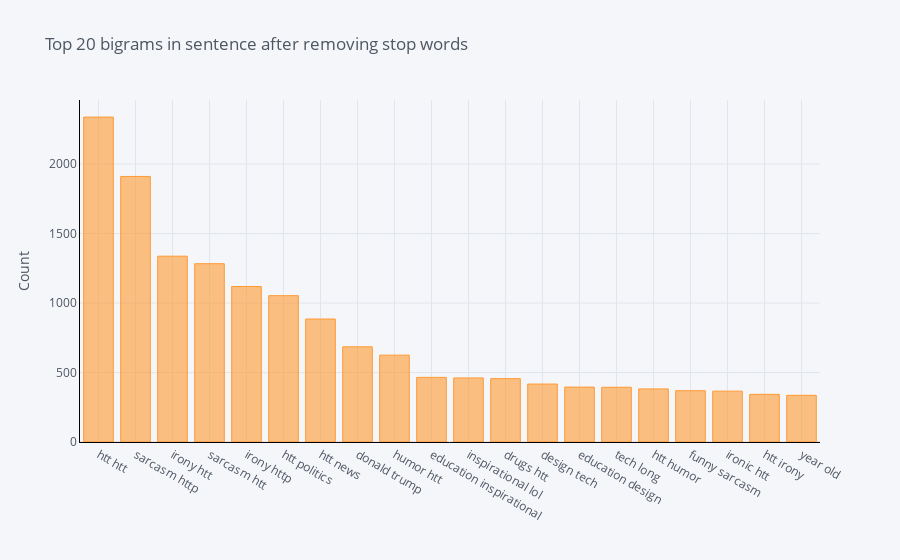

Notebook source saved alongside this figure:
### Code cell
def get_top_n_bigram(corpus, n=None):
    vec = CountVectorizer(ngram_range=(2, 2), stop_words='english').fit(corpus.values.astype('U'))
    bag_of_words = vec.transform(corpus.values.astype('U'))
    sum_words = bag_of_words.sum(axis=0) 
    words_freq = [(word, sum_words[0, idx]) for word, idx in vec.vocabulary_.items()]
    words_freq =sorted(words_freq, key = lambda x: x[1], reverse=True)
    return words_freq[:n]
common_words = get_top_n_bigram(sarcasm_df['sentence'], 20)
for word, freq in common_words:
    print(word, freq)
df4 = pd.DataFrame(common_words, columns = ['sentence' , 'count'])
df4.groupby('sentence').sum()['count'].sort_values(ascending=False).iplot(
    kind='bar', yTitle='Count', linecolor='black', title='Top 20 bigrams in sentence after removing stop words')

### Figure 1 — Plotly figure (JSON) as saved in the notebook; plotly's stock layout.template omitted (floating-point values rounded to 4 significant figures)
{"data": [{"marker": {"color": "rgba(255, 153, 51, 0.6)", "line": {"color": "rgba(255, 153, 51, 1.0)", "width": 1}}, "name": "count", "orientation": "v", "text": "", "type": "bar", "x": ["htt htt", "sarcasm http", "irony htt", "sarcasm htt", "irony http", "htt politics", "htt news", "donald trump", "humor htt", "education inspirational", "inspirational lol", "drugs htt", "design tech", "education design", "tech long", "htt humor", "funny sarcasm", "ironic htt", "htt irony", "year old"], "y": [2338, 1911, 1337, 1283, 1119, 1053, 885, 685, 625, 465, 461, 456, 417, 395, 394, 382, 369, 366, 343, 336]}], "layout": {"legend": {"bgcolor": "#F5F6F9", "font": {"color": "#4D5663"}}, "paper_bgcolor": "#F5F6F9", "plot_bgcolor": "#F5F6F9", "title": {"font": {"color": "#4D5663"}, "text": "Top 20 bigrams in sentence after removing stop words"}, "xaxis": {"gridcolor": "#E1E5ED", "linecolor": "black", "showgrid": true, "tickfont": {"color": "#4D5663"}, "title": {"font": {"color": "#4D5663"}, "text": ""}, "zerolinecolor": "#E1E5ED"}, "yaxis": {"gridcolor": "#E1E5ED", "linecolor": "black", "showgrid": true, "tickfont": {"color": "#4D5663"}, "title": {"font": {"color": "#4D5663"}, "text": "Count"}, "zerolinecolor": "#E1E5ED"}}}
